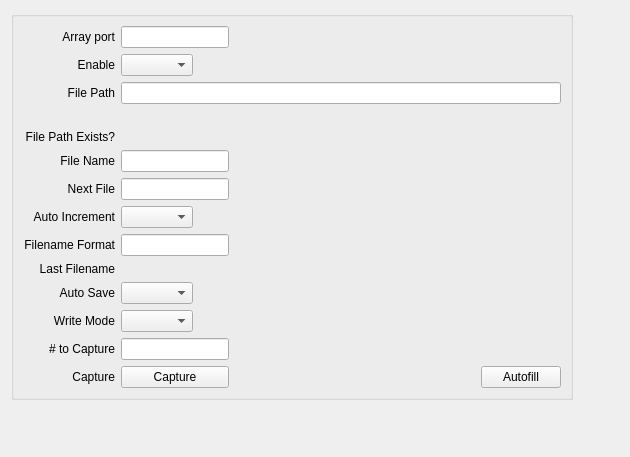
      <widget class="QWidget" name="Tiff">
       <attribute name="title">
        <string>Tiff</string>
       </attribute>
       <layout class="QFormLayout" name="formLayout_6">
        <item row="0" column="0">
         <widget class="QGroupBox" name="groupBox_3">
          <property name="title">
           <string/>
          </property>
          <layout class="QGridLayout" name="gridLayout_20">
           <item row="0" column="0">
            <layout class="QGridLayout" name="gridLayout_21">
             <property name="sizeConstraint">
              <enum>QLayout::SetMaximumSize</enum>
             </property>
             <item row="6" column="2">
              <widget class="QELabel" name="qelabel_72">
               <property name="variable" stdset="0">
                <string>$(P):TIFF1:FileName_RBV</string>
               </property>
               <property name="variableSubstitutions" stdset="0">
                <string>P=13PS7</string>
               </property>
              </widget>
             </item>
             <item row="17" column="0">
              <widget class="QLabel" name="label_68">
               <property name="text">
                <string>Capture</string>
               </property>
               <property name="alignment">
                <set>Qt::AlignRight|Qt::AlignTrailing|Qt::AlignVCenter</set>
               </property>
              </widget>
             </item>
             <item row="15" column="2">
              <widget class="QELabel" name="qelabel_81">
               <property name="variable" stdset="0">
                <string>$(P):TIFF1:FileWriteMode_RBV</string>
               </property>
               <property name="variableSubstitutions" stdset="0">
                <string>P=13PS7</string>
               </property>
              </widget>
             </item>
             <item row="15" column="1">
              <widget class="QEComboBox" name="qecombobox_14">
               <property name="sizePolicy">
                <sizepolicy hsizetype="Fixed" vsizetype="Fixed">
                 <horstretch>0</horstretch>
                 <verstretch>0</verstretch>
                </sizepolicy>
               </property>
               <property name="variable" stdset="0">
                <string>$(P):TIFF1:FileWriteMode</string>
               </property>
               <property name="variableSubstitutions" stdset="0">
                <string>P=13PS7</string>
               </property>
               <property name="subscribe">
                <bool>true</bool>
               </property>
              </widget>
             </item>
             <item row="1" column="2">
              <widget class="QELabel" name="qelabel_43">
               <property name="variable" stdset="0">
                <string>$(P):TIFF1:EnableCallbacks_RBV</string>
               </property>
               <property name="variableSubstitutions" stdset="0">
                <string>P=13PS7</string>
               </property>
              </widget>
             </item>
             <item row="8" column="2">
              <widget class="QELabel" name="qelabel_78">
               <property name="variable" stdset="0">
                <string>$(P):TIFF1:AutoIncrement_RBV</string>
               </property>
               <property name="variableSubstitutions" stdset="0">
                <string>P=13PS7</string>
               </property>
              </widget>
             </item>
             <item row="7" column="2">
              <widget class="QELabel" name="qelabel_76">
               <property name="variable" stdset="0">
                <string>$(P):TIFF1:FileNumber_RBV</string>
               </property>
               <property name="variableSubstitutions" stdset="0">
                <string>P=13PS7</string>
               </property>
              </widget>
             </item>
             <item row="5" column="0">
              <widget class="QLabel" name="label_72">
               <property name="text">
                <string>File Path Exists?</string>
               </property>
               <property name="alignment">
                <set>Qt::AlignRight|Qt::AlignTrailing|Qt::AlignVCenter</set>
               </property>
              </widget>
             </item>
             <item row="7" column="1">
              <widget class="QELineEdit" name="qelineedit_19">
               <property name="sizePolicy">
                <sizepolicy hsizetype="Fixed" vsizetype="Fixed">
                 <horstretch>0</horstretch>
                 <verstretch>0</verstretch>
                </sizepolicy>
               </property>
               <property name="variable" stdset="0">
                <string>$(P):TIFF1:FileNumber</string>
               </property>
               <property name="variableSubstitutions" stdset="0">
                <string>P=13PS7</string>
               </property>
              </widget>
             </item>
             <item row="6" column="1">
              <widget class="QELineEdit" name="qelineedit_12">
               <property name="sizePolicy">
                <sizepolicy hsizetype="Fixed" vsizetype="Fixed">
                 <horstretch>0</horstretch>
                 <verstretch>0</verstretch>
                </sizepolicy>
               </property>
               <property name="variable" stdset="0">
                <string>$(P):TIFF1:FileName</string>
               </property>
               <property name="variableSubstitutions" stdset="0">
                <string>P=13PS7</string>
               </property>
              </widget>
             </item>
             <item row="8" column="1">
              <widget class="QEComboBox" name="qecombobox_12">
               <property name="sizePolicy">
                <sizepolicy hsizetype="Fixed" vsizetype="Fixed">
                 <horstretch>0</horstretch>
                 <verstretch>0</verstretch>
                </sizepolicy>
               </property>
               <property name="variable" stdset="0">
                <string>$(P):TIFF1:AutoIncrement</string>
               </property>
               <property name="variableSubstitutions" stdset="0">
                <string>P=13PS7</string>
               </property>
               <property name="subscribe">
                <bool>true</bool>
               </property>
              </widget>
             </item>
             <item row="7" column="0">
              <widget class="QLabel" name="label_73">
               <property name="text">
                <string>Next File</string>
               </property>
               <property name="alignment">
                <set>Qt::AlignRight|Qt::AlignTrailing|Qt::AlignVCenter</set>
               </property>
              </widget>
             </item>
             <item row="16" column="1">
              <widget class="QELineEdit" name="qelineedit_21">
               <property name="sizePolicy">
                <sizepolicy hsizetype="Fixed" vsizetype="Fixed">
                 <horstretch>0</horstretch>
                 <verstretch>0</verstretch>
                </sizepolicy>
               </property>
               <property name="variable" stdset="0">
                <string>$(P):TIFF1:NumCapture</string>
               </property>
               <property name="variableSubstitutions" stdset="0">
                <string>P=13PS7</string>
               </property>
              </widget>
             </item>
             <item row="14" column="2">
              <widget class="QELabel" name="qelabel_82">
               <property name="variable" stdset="0">
                <string>$(P):TIFF1:AutoSave_RBV</string>
               </property>
               <property name="variableSubstitutions" stdset="0">
                <string>P=13PS7</string>
               </property>
              </widget>
             </item>
             <item row="14" column="0">
              <widget class="QLabel" name="label_69">
               <property name="text">
                <string>Auto Save</string>
               </property>
               <property name="alignment">
                <set>Qt::AlignRight|Qt::AlignTrailing|Qt::AlignVCenter</set>
               </property>
              </widget>
             </item>
             <item row="15" column="0">
              <widget class="QLabel" name="label_70">
               <property name="text">
                <string>Write Mode</string>
               </property>
               <property name="alignment">
                <set>Qt::AlignRight|Qt::AlignTrailing|Qt::AlignVCenter</set>
               </property>
              </widget>
             </item>
             <item row="16" column="0">
              <widget class="QLabel" name="label_71">
               <property name="text">
                <string># to Capture</string>
               </property>
               <property name="alignment">
                <set>Qt::AlignRight|Qt::AlignTrailing|Qt::AlignVCenter</set>
               </property>
              </widget>
             </item>
             <item row="6" column="0">
              <widget class="QLabel" name="label_63">
               <property name="text">
                <string>File Name</string>
               </property>
               <property name="alignment">
                <set>Qt::AlignRight|Qt::AlignTrailing|Qt::AlignVCenter</set>
               </property>
              </widget>
             </item>
             <item row="8" column="0">
              <widget class="QLabel" name="label_74">
               <property name="text">
                <string>Auto Increment</string>
               </property>
               <property name="alignment">
                <set>Qt::AlignRight|Qt::AlignTrailing|Qt::AlignVCenter</set>
               </property>
              </widget>
             </item>
             <item row="0" column="1">
              <widget class="QELineEdit" name="qelineedit_11">
               <property name="sizePolicy">
                <sizepolicy hsizetype="Fixed" vsizetype="Fixed">
                 <horstretch>0</horstretch>
                 <verstretch>0</verstretch>
                </sizepolicy>
               </property>
               <property name="variable" stdset="0">
                <string>$(P):TIFF1:NDArrayPort</string>
               </property>
               <property name="variableSubstitutions" stdset="0">
                <string>P=13PS7</string>
               </property>
              </widget>
             </item>
             <item row="0" column="0">
              <widget class="QLabel" name="label_60">
               <property name="text">
                <string>Array port</string>
               </property>
               <property name="alignment">
                <set>Qt::AlignRight|Qt::AlignTrailing|Qt::AlignVCenter</set>
               </property>
              </widget>
             </item>
             <item row="0" column="2">
              <widget class="QELabel" name="qelabel_71">
               <property name="variable" stdset="0">
                <string>$(P):TIFF1:NDArrayPort_RBV</string>
               </property>
               <property name="variableSubstitutions" stdset="0">
                <string>P=13PS7</string>
               </property>
              </widget>
             </item>
             <item row="17" column="1">
              <layout class="QGridLayout" name="gridLayout_22">
               <item row="0" column="0">
                <widget class="QEPushButton" name="qepushbutton_7">
                 <property name="text">
                  <string>Capture</string>
                 </property>
                 <property name="program">
                  <string>/afs/slac/g/testfac/extras/scripts/grabImages.sh</string>
                 </property>
                 <property name="arguments">
                  <stringlist>
                   <string>$(P)</string>
                   <string>fromPv</string>
                  </stringlist>
                 </property>
                </widget>
               </item>
              </layout>
             </item>
             <item row="5" column="2">
              <widget class="QELabel" name="qelabel_74">
               <property name="variable" stdset="0">
                <string>$(P):TIFF1:FilePathExists_RBV</string>
               </property>
               <property name="variableSubstitutions" stdset="0">
                <string>P=13PS7</string>
               </property>
               <property name="localEnumeration">
                <string>0:No,1:Yes</string>
               </property>
              </widget>
             </item>
             <item row="1" column="0">
              <widget class="QLabel" name="label_66">
               <property name="text">
                <string>Enable</string>
               </property>
               <property name="alignment">
                <set>Qt::AlignRight|Qt::AlignTrailing|Qt::AlignVCenter</set>
               </property>
              </widget>
             </item>
             <item row="14" column="1">
              <widget class="QEComboBox" name="qecombobox_13">
               <property name="sizePolicy">
                <sizepolicy hsizetype="Fixed" vsizetype="Fixed">
                 <horstretch>0</horstretch>
                 <verstretch>0</verstretch>
                </sizepolicy>
               </property>
               <property name="variable" stdset="0">
                <string>$(P):TIFF1:AutoSave</string>
               </property>
               <property name="variableSubstitutions" stdset="0">
                <string>P=13PS7</string>
               </property>
               <property name="subscribe">
                <bool>true</bool>
               </property>
              </widget>
             </item>
             <item row="1" column="1">
              <widget class="QEComboBox" name="qecombobox_10">
               <property name="sizePolicy">
                <sizepolicy hsizetype="Fixed" vsizetype="Fixed">
                 <horstretch>0</horstretch>
                 <verstretch>0</verstretch>
                </sizepolicy>
               </property>
               <property name="variable" stdset="0">
                <string>$(P):TIFF1:EnableCallbacks</string>
               </property>
               <property name="variableSubstitutions" stdset="0">
                <string>P=13PS7</string>
               </property>
               <property name="subscribe">
                <bool>true</bool>
               </property>
              </widget>
             </item>
             <item row="16" column="2">
              <layout class="QHBoxLayout" name="horizontalLayout_5">
               <item>
                <widget class="QELabel" name="qelabel_83">
                 <property name="minimumSize">
                  <size>
                   <width>65</width>
                   <height>0</height>
                  </size>
                 </property>
                 <property name="maximumSize">
                  <size>
                   <width>16777215</width>
                   <height>16777215</height>
                  </size>
                 </property>
                 <property name="variable" stdset="0">
                  <string>$(P):TIFF1:NumCapture_RBV</string>
                 </property>
                 <property name="variableSubstitutions" stdset="0">
                  <string>P=13PS7</string>
                 </property>
                </widget>
               </item>
               <item>
                <spacer name="horizontalSpacer_8">
                 <property name="orientation">
                  <enum>Qt::Horizontal</enum>
                 </property>
                 <property name="sizeHint" stdset="0">
                  <size>
                   <width>40</width>
                   <height>20</height>
                  </size>
                 </property>
                </spacer>
               </item>
              </layout>
             </item>
             <item row="17" column="2">
              <layout class="QHBoxLayout" name="horizontalLayout">
               <item>
                <widget class="QELabel" name="qelabel_80">
                 <property name="sizePolicy">
                  <sizepolicy hsizetype="Minimum" vsizetype="Preferred">
                   <horstretch>0</horstretch>
                   <verstretch>0</verstretch>
                  </sizepolicy>
                 </property>
                 <property name="minimumSize">
                  <size>
                   <width>65</width>
                   <height>0</height>
                  </size>
                 </property>
                 <property name="maximumSize">
                  <size>
                   <width>100</width>
                   <height>16777215</height>
                  </size>
                 </property>
                 <property name="variable" stdset="0">
                  <string>$(P):TIFF1:Capture_RBV</string>
                 </property>
                 <property name="variableSubstitutions" stdset="0">
                  <string>P=13PS7</string>
                 </property>
                </widget>
               </item>
               <item>
                <widget class="QELabel" name="qelabel_75">
                 <property name="minimumSize">
                  <size>
                   <width>65</width>
                   <height>0</height>
                  </size>
                 </property>
                 <property name="variable" stdset="0">
                  <string>$(P):TIFF1:WriteFile_RBV</string>
                 </property>
                 <property name="variableSubstitutions" stdset="0">
                  <string>P=13PS7</string>
                 </property>
                </widget>
               </item>
               <item>
                <spacer name="horizontalSpacer_9">
                 <property name="orientation">
                  <enum>Qt::Horizontal</enum>
                 </property>
                 <property name="sizeHint" stdset="0">
                  <size>
                   <width>40</width>
                   <height>20</height>
                  </size>
                 </property>
                </spacer>
               </item>
               <item>
                <widget class="QEPushButton" name="qepushbutton_12">
                 <property name="sizePolicy">
                  <sizepolicy hsizetype="Minimum" vsizetype="Fixed">
                   <horstretch>0</horstretch>
                   <verstretch>0</verstretch>
                  </sizepolicy>
                 </property>
                 <property name="minimumSize">
                  <size>
                   <width>0</width>
                   <height>0</height>
                  </size>
                 </property>
                 <property name="text">
                  <string>Autofill</string>
                 </property>
                 <property name="variableSubstitutions" stdset="0">
                  <string>P=13PS7</string>
                 </property>
                 <property name="program">
                  <string>/afs/slac/g/testfac/extras/scripts/autoFillTiff.sh</string>
                 </property>
                 <property name="arguments">
                  <stringlist>
                   <string>$(P)</string>
                  </stringlist>
                 </property>
                 <property name="guiFile" stdset="0">
                  <string/>
                 </property>
                </widget>
               </item>
              </layout>
             </item>
             <item row="9" column="1">
              <widget class="QELineEdit" name="qelineedit_17">
               <property name="sizePolicy">
                <sizepolicy hsizetype="Fixed" vsizetype="Fixed">
                 <horstretch>0</horstretch>
                 <verstretch>0</verstretch>
                </sizepolicy>
               </property>
               <property name="variable" stdset="0">
                <string>$(P):TIFF1:FileTemplate</string>
               </property>
               <property name="variableSubstitutions" stdset="0">
                <string>P=13PS7</string>
               </property>
              </widget>
             </item>
             <item row="2" column="0">
              <widget class="QLabel" name="label_65">
               <property name="text">
                <string>File Path</string>
               </property>
               <property name="alignment">
                <set>Qt::AlignRight|Qt::AlignTrailing|Qt::AlignVCenter</set>
               </property>
              </widget>
             </item>
             <item row="9" column="0">
              <widget class="QLabel" name="label_75">
               <property name="text">
                <string>Filename Format</string>
               </property>
               <property name="alignment">
                <set>Qt::AlignRight|Qt::AlignTrailing|Qt::AlignVCenter</set>
               </property>
              </widget>
             </item>
             <item row="2" column="1" colspan="2">
              <widget class="QELineEdit" name="qelineedit_14">
               <property name="sizePolicy">
                <sizepolicy hsizetype="Fixed" vsizetype="Fixed">
                 <horstretch>0</horstretch>
                 <verstretch>0</verstretch>
                </sizepolicy>
               </property>
               <property name="minimumSize">
                <size>
                 <width>440</width>
                 <height>0</height>
                </size>
               </property>
               <property name="variable" stdset="0">
                <string>$(P):TIFF1:FilePath</string>
               </property>
               <property name="variableSubstitutions" stdset="0">
                <string>P=13PS7</string>
               </property>
              </widget>
             </item>
             <item row="3" column="0" colspan="3">
              <widget class="QELabel" name="qelabel_69">
               <property name="sizePolicy">
                <sizepolicy hsizetype="Ignored" vsizetype="Preferred">
                 <horstretch>0</horstretch>
                 <verstretch>0</verstretch>
                </sizepolicy>
               </property>
               <property name="minimumSize">
                <size>
                 <width>445</width>
                 <height>0</height>
                </size>
               </property>
               <property name="variable" stdset="0">
                <string>$(P):TIFF1:FilePath_RBV</string>
               </property>
               <property name="variableSubstitutions" stdset="0">
                <string>P=13PS7</string>
               </property>
              </widget>
             </item>
             <item row="11" column="0">
              <widget class="QLabel" name="label_67">
               <property name="text">
                <string>Last Filename</string>
               </property>
               <property name="alignment">
                <set>Qt::AlignRight|Qt::AlignTrailing|Qt::AlignVCenter</set>
               </property>
              </widget>
             </item>
             <item row="9" column="2">
              <widget class="QELabel" name="qelabel_79">
               <property name="sizePolicy">
                <sizepolicy hsizetype="Ignored" vsizetype="Preferred">
                 <horstretch>0</horstretch>
                 <verstretch>0</verstretch>
                </sizepolicy>
               </property>
               <property name="variable" stdset="0">
                <string>$(P):TIFF1:FileTemplate_RBV</string>
               </property>
               <property name="variableSubstitutions" stdset="0">
                <string>P=13PS7</string>
               </property>
              </widget>
             </item>
             <item row="11" column="1" colspan="2">
              <widget class="QELabel" name="qelabel_73">
               <property name="sizePolicy">
                <sizepolicy hsizetype="Ignored" vsizetype="Preferred">
                 <horstretch>0</horstretch>
                 <verstretch>0</verstretch>
                </sizepolicy>
               </property>
               <property name="minimumSize">
                <size>
                 <width>440</width>
                 <height>0</height>
                </size>
               </property>
               <property name="variable" stdset="0">
                <string>$(P):TIFF1:FullFileName_RBV</string>
               </property>
               <property name="variableSubstitutions" stdset="0">
                <string>P=13PS7</string>
               </property>
              </widget>
             </item>
            </layout>
           </item>
          </layout>
         </widget>
        </item>
        <item row="0" column="1">
         <spacer name="horizontalSpacer_6">
          <property name="orientation">
           <enum>Qt::Horizontal</enum>
          </property>
          <property name="sizeHint" stdset="0">
           <size>
            <width>40</width>
            <height>20</height>
           </size>
          </property>
         </spacer>
        </item>
        <item row="1" column="0">
         <spacer name="verticalSpacer_4">
          <property name="orientation">
           <enum>Qt::Vertical</enum>
          </property>
          <property name="sizeHint" stdset="0">
           <size>
            <width>20</width>
            <height>40</height>
           </size>
          </property>
         </spacer>
        </item>
       </layout>
      </widget>
